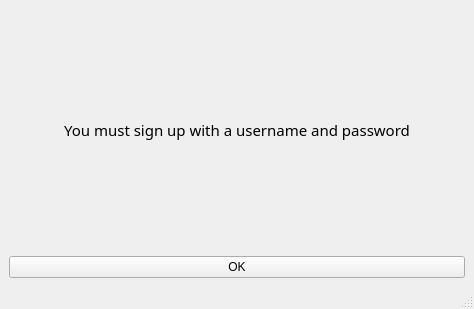
<?xml version="1.0" encoding="UTF-8"?>
<ui version="4.0">
 <class>MainWindow</class>
 <widget class="QMainWindow" name="MainWindow">
  <property name="geometry">
   <rect>
    <x>0</x>
    <y>0</y>
    <width>474</width>
    <height>309</height>
   </rect>
  </property>
  <property name="windowTitle">
   <string>MainWindow</string>
  </property>
  <widget class="QWidget" name="centralwidget">
   <layout class="QVBoxLayout" name="verticalLayout">
    <item>
     <widget class="QLabel" name="topic">
      <property name="font">
       <font>
        <family>Montserrat SemiBold</family>
        <pointsize>11</pointsize>
       </font>
      </property>
      <property name="text">
       <string>You must sign up with a username and password</string>
      </property>
      <property name="alignment">
       <set>Qt::AlignCenter</set>
      </property>
     </widget>
    </item>
    <item>
     <widget class="QPushButton" name="OKButton">
      <property name="text">
       <string>OK</string>
      </property>
     </widget>
    </item>
   </layout>
  </widget>
  <widget class="QMenuBar" name="menubar">
   <property name="geometry">
    <rect>
     <x>0</x>
     <y>0</y>
     <width>474</width>
     <height>26</height>
    </rect>
   </property>
  </widget>
  <widget class="QStatusBar" name="statusbar"/>
 </widget>
 <resources/>
 <connections/>
</ui>
